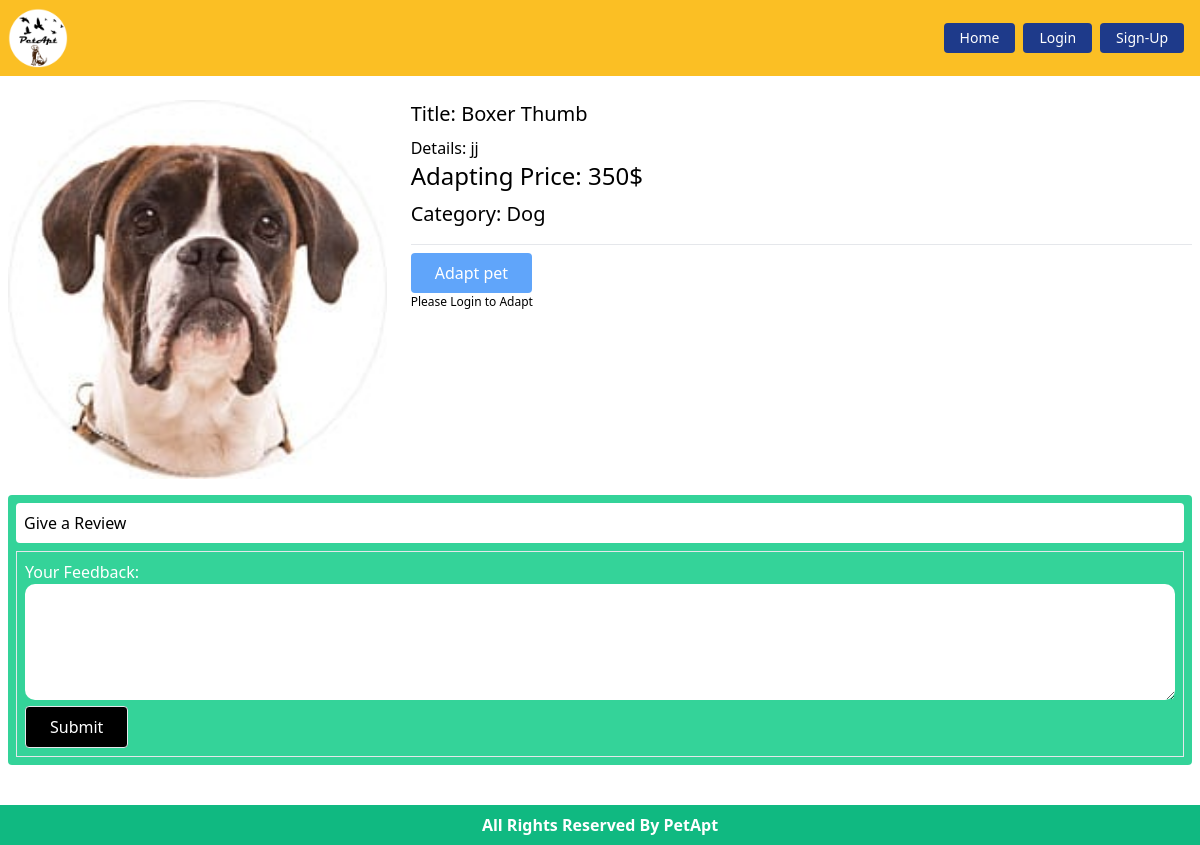
/user/pet-details/3, run on the app's committed database.
### Pets/models.py (models this page shows, shortened)
class Pet(models.Model):
    image = models.ImageField(upload_to='pets/media/images/')
    title = models.CharField(max_length = 40)
    description = models.TextField()
    adapt_price = models.IntegerField()
    category = models.ForeignKey(PetCategory, on_delete=models.CASCADE)

class PetCategory(models.Model):
    name = models.CharField(max_length=30)
    slug = models.SlugField(max_length=80)
    def __str__(self):
        return self.name

### Pets/views.py (the view, shortened to what this page needs)
# urls.py: path('pet-details/<int:id>', PetDetails.as_view(), name='petDetails')
class PetDetails(DetailView):
    model = Pet
    template_name = 'pet.html'
    pk_url_kwarg = 'id'
    def get_context_data(self, **kwargs):
        context = super().get_context_data(**kwargs)
        all_feedback = self.object.feedbacks.all()
        review_form = FeedbackForm()
        context['reviews'] = all_feedback
        context['review_form'] = review_form
        return context

### Pets/forms.py
class FeedbackForm(forms.ModelForm):
    class Meta:
        model = Review
        fields = ['body']
        widgets= {
          'body': forms.Textarea(attrs={'rows': 4})
        }

### Pets/templates/pet.html (shortened to what this page needs)
{% extends 'base.html' %}
{% load static %}
{% block content %}
<div class="pet-card pt-2">
    <div class="md:grid grid-cols-3 gap-6">
        <div>
            <img src={{pet.image.url}} alt="pet" class="w-full">
        </div>
        <div class="col-span-2">
            <p class="text-xl pb-2">Title: {{pet.title}}</p>
            <p>Details: {{pet.description}}</p>
            <p class="text-2xl pb-2">Adapting Price: {{pet.adapt_price}}$</p>
            <p class="text-xl pb-2">Category: {{pet.category}}</p>
            <hr class="my-2">
            {% if user.is_authenticated %}
            <a href="{% url 'adaptpet' pet.id %}"
                class="rounded text-white hover:bg-green-500 border bg-green-400 px-6 py-2 inline-block">
                Adapt pet
            </a>
            {% else %}
            <button class="rounded text-white bg-blue-400 px-6 py-2 inline-block">Adapt
                pet
            </button>
            <p style="font-size: 12px;">Please Login to Adapt</p>
            {% endif %}
        </div>
    </div>
    <div class="rounded bg-green-400 p-2 mt-4">
        <div class="rounded p-2 bg-white">
            <p>Give a Review</p>
        </div>
        <div class="mt-2 p-2 border">
            <form method="POST">
                {{review_form}}
                <br>
                <button type="submit"
                    class="rounded text-white bg-black border hover:bg-green-400 px-6 py-2 inline-block">
                    Submit
                </button>
            </form>
        </div>
    </div>
</div>
{% endblock %}

### Core/templates/base.html (style rules this page uses)
input, label { width: 100% !important; }

### Pets/templates/pet.html (style rules this page uses)
textarea { width: 100%; border-radius: 10px; padding: 10px; }
label { color: #fff; }

### data on the page
Pet: image (picture), title "Boxer Thumb", description "jj", adapt_price "350", category "Dog"
